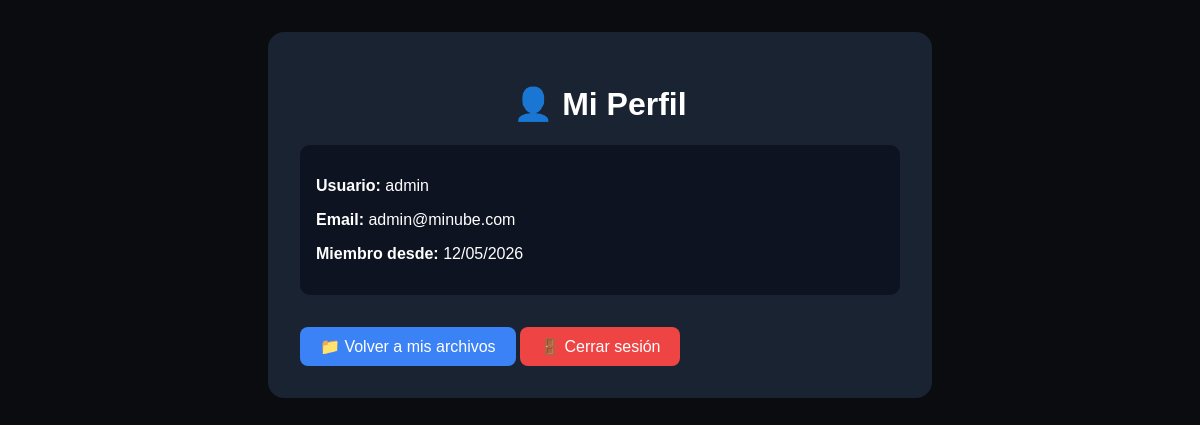
The app's page /perfil (signed in), older data.
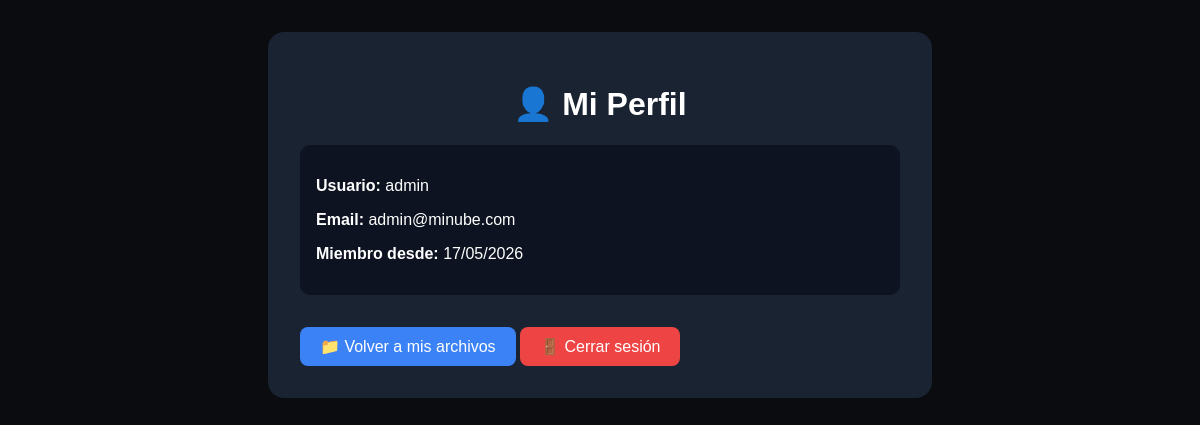
The same page, newer data.
### app.py (models this page shows, shortened)
class User(UserMixin, db.Model):
    id = db.Column(db.Integer, primary_key=True)
    username = db.Column(db.String(80), unique=True, nullable=False)
    email = db.Column(db.String(120), unique=True, nullable=False)
    password = db.Column(db.String(200), nullable=False)
    role = db.Column(db.String(20), default='user')  # user, admin, owner
    is_banned = db.Column(db.Boolean, default=False)
    ban_reason = db.Column(db.String(200), nullable=True)
    ban_until = db.Column(db.DateTime, nullable=True)
    avatar = db.Column(db.String(200), default='default.png')
    created_at = db.Column(db.DateTime, default=datetime.utcnow)
    last_login = db.Column(db.DateTime, nullable=True)
    files = db.relationship('File', backref='owner', lazy=True)
    def is_banned_active(self):
        if not self.is_banned:
            return False

### app.py (the view)
@app.route('/perfil')
@login_required
def perfil():
    return render_template('perfil.html', user=current_user)

### app.py (called while the page is built)
@login_manager.user_loader
def load_user(user_id):
    user = User.query.get(int(user_id))
    if user and user.is_banned_active():
        return None
    return user

### templates/perfil.html (shortened to what this page needs)
<!DOCTYPE html>
<html>
<head>
</head>
<body>
    <div class="container">
        <h1>👤 Mi Perfil</h1>
        <div class="info">
            <p><strong>Usuario:</strong> {{ user.username }}</p>
            <p><strong>Email:</strong> {{ user.email }}</p>
            <p><strong>Miembro desde:</strong> {{ user.created_at.strftime('%d/%m/%Y') if user.created_at else 'Nuevo' }}</p>
        </div>
        <a href="{{ url_for('dashboard') }}" class="btn">📁 Volver a mis archivos</a>
        <a href="{{ url_for('logout') }}" class="btn btn-danger">🚪 Cerrar sesión</a>
    </div>
</body>
</html>

Row changes from the older to the newer data that the page shows:
changed User "admin": created_at "12/05/2026" → "17/05/2026"
